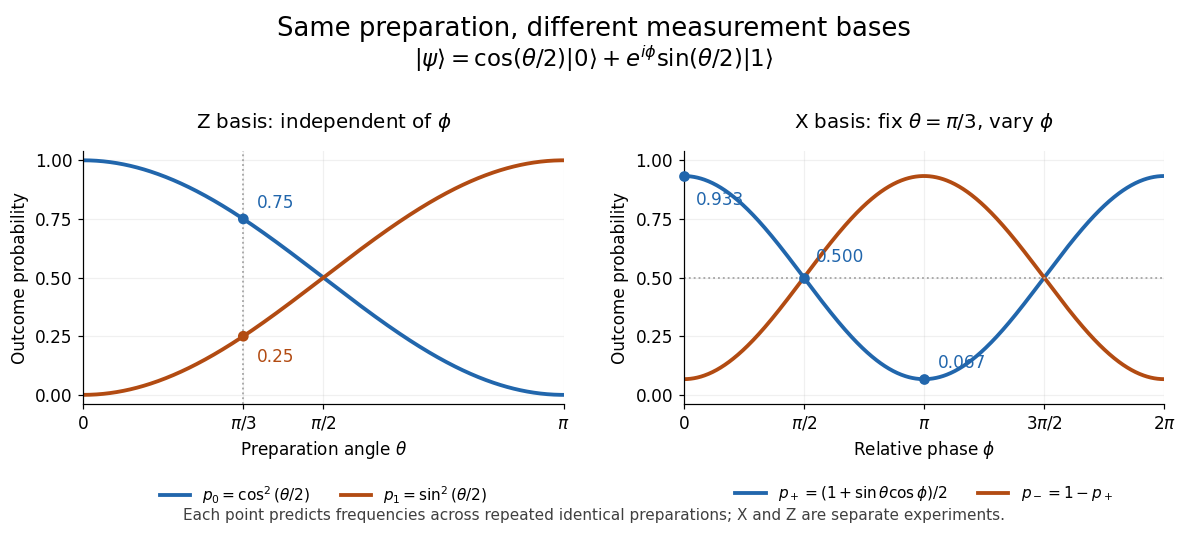

Reproduce this figure in Python.
"""Plot Born probabilities; run from _media to save the PNG in the cwd.

Tested with Python 3.14.4, NumPy 2.3.5, Matplotlib 3.10.7.
"""

from pathlib import Path

import matplotlib.pyplot as plt
import numpy as np


def main():
    theta = np.linspace(0, np.pi, 501)
    phi = np.linspace(0, 2 * np.pi, 701)
    theta_example = np.pi / 3
    p_zero = np.cos(theta / 2) ** 2
    p_one = np.sin(theta / 2) ** 2
    p_plus = (1 + np.sin(theta_example) * np.cos(phi)) / 2
    p_minus = 1 - p_plus
    assert np.allclose(p_zero + p_one, 1)
    assert np.allclose(p_plus + p_minus, 1)

    plt.rcParams.update({"font.size": 11, "axes.titlesize": 13})
    fig, axes = plt.subplots(1, 2, figsize=(10.8, 4.9), facecolor="white")
    fig.subplots_adjust(left=0.07, right=0.98, bottom=0.25, top=0.72, wspace=0.25)
    fig.suptitle("Same preparation, different measurement bases", y=0.97, fontsize=17)
    fig.text(
        0.5, 0.875,
        r"$|\psi\rangle=\cos(\theta/2)|0\rangle"
        r"+e^{i\phi}\sin(\theta/2)|1\rangle$",
        ha="center", fontsize=15,
    )
    blue, orange = "#2166ac", "#b24b12"
    for ax in axes:
        ax.set_facecolor("white")
        ax.set_ylim(-0.04, 1.04)
        ax.set_yticks([0, 0.25, 0.5, 0.75, 1])
        ax.set_ylabel("Outcome probability")
        ax.grid(alpha=0.18)
        ax.spines[["top", "right"]].set_visible(False)

    ax = axes[0]
    ax.set_title(r"Z basis: independent of $\phi$", pad=15)
    ax.plot(theta, p_zero, color=blue, lw=2.5, label=r"$p_0=\cos^2(\theta/2)$")
    ax.plot(theta, p_one, color=orange, lw=2.5, label=r"$p_1=\sin^2(\theta/2)$")
    ax.axvline(theta_example, color="0.65", ls=":", lw=1.2)
    ax.scatter([theta_example] * 2, [0.75, 0.25], c=[blue, orange], zorder=4)
    ax.annotate("0.75", (theta_example, 0.75), (9, 7),
                textcoords="offset points", color=blue)
    ax.annotate("0.25", (theta_example, 0.25), (9, -17),
                textcoords="offset points", color=orange)
    ax.set_xlim(0, np.pi)
    ax.set_xticks([0, np.pi / 3, np.pi / 2, np.pi],
                  ["0", r"$\pi/3$", r"$\pi/2$", r"$\pi$"])
    ax.set_xlabel(r"Preparation angle $\theta$")
    ax.legend(loc="upper center", bbox_to_anchor=(0.5, -0.26), frameon=False,
              ncol=2, fontsize=10)

    ax = axes[1]
    ax.set_title(r"X basis: fix $\theta=\pi/3$, vary $\phi$", pad=15)
    ax.plot(phi, p_plus, color=blue, lw=2.5,
            label=r"$p_+=(1+\sin\theta\cos\phi)/2$")
    ax.plot(phi, p_minus, color=orange, lw=2.5, label=r"$p_-=1-p_+$")
    ax.axhline(0.5, color="0.65", ls=":", lw=1.2)
    special_phi = np.array([0, np.pi / 2, np.pi])
    special_plus = (1 + np.sin(theta_example) * np.cos(special_phi)) / 2
    ax.scatter(special_phi, special_plus, color=blue, zorder=4, clip_on=False)
    ax.annotate("0.933", (0, special_plus[0]), (8, -19),
                textcoords="offset points", color=blue)
    ax.annotate("0.500", (np.pi / 2, 0.5), (8, 10),
                textcoords="offset points", color=blue)
    ax.annotate("0.067", (np.pi, special_plus[2]), (9, 7),
                textcoords="offset points", color=blue)
    ax.set_xlim(0, 2 * np.pi)
    ax.set_xticks([0, np.pi / 2, np.pi, 3 * np.pi / 2, 2 * np.pi],
                  ["0", r"$\pi/2$", r"$\pi$", r"$3\pi/2$", r"$2\pi$"])
    ax.set_xlabel(r"Relative phase $\phi$")
    ax.legend(loc="upper center", bbox_to_anchor=(0.5, -0.26), frameon=False,
              ncol=2, fontsize=10)
    fig.text(0.5, 0.035,
             "Each point predicts frequencies across repeated identical preparations; "
             "X and Z are separate experiments.",
             ha="center", fontsize=10, color="0.25")
    fig.savefig(Path.cwd() / "qubit-measurement-probabilities.png", dpi=110,
                facecolor="white", transparent=False)
    plt.close(fig)


if __name__ == "__main__":
    main()
